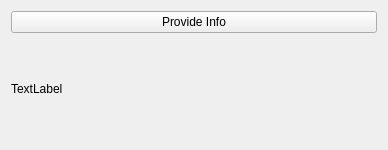
<?xml version="1.0" encoding="UTF-8"?>
<ui version="4.0">
 <class>Widget</class>
 <widget class="QWidget" name="Widget">
  <property name="geometry">
   <rect>
    <x>0</x>
    <y>0</y>
    <width>388</width>
    <height>150</height>
   </rect>
  </property>
  <property name="windowTitle">
   <string>Widget</string>
  </property>
  <layout class="QVBoxLayout" name="verticalLayout">
   <item>
    <widget class="QPushButton" name="provideInfoButton">
     <property name="text">
      <string>Provide Info</string>
     </property>
    </widget>
   </item>
   <item>
    <widget class="QLabel" name="infoLabel">
     <property name="text">
      <string>TextLabel</string>
     </property>
     <property name="wordWrap">
      <bool>true</bool>
     </property>
    </widget>
   </item>
  </layout>
 </widget>
 <resources/>
 <connections/>
</ui>
